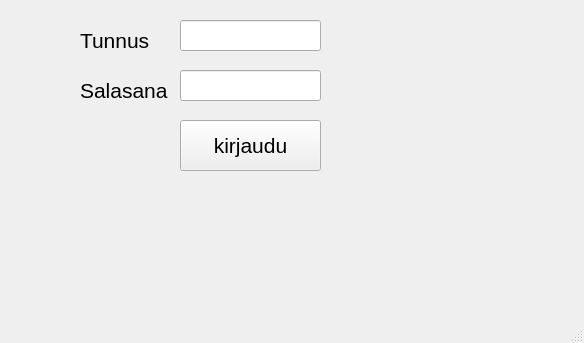
<?xml version="1.0" encoding="UTF-8"?>
<ui version="4.0">
 <class>MainWindow</class>
 <widget class="QMainWindow" name="MainWindow">
  <property name="geometry">
   <rect>
    <x>0</x>
    <y>0</y>
    <width>584</width>
    <height>343</height>
   </rect>
  </property>
  <property name="font">
   <font>
    <pointsize>16</pointsize>
   </font>
  </property>
  <property name="windowTitle">
   <string>MainWindow</string>
  </property>
  <widget class="QWidget" name="centralwidget">
   <widget class="QLabel" name="label">
    <property name="geometry">
     <rect>
      <x>80</x>
      <y>30</y>
      <width>91</width>
      <height>21</height>
     </rect>
    </property>
    <property name="text">
     <string>Tunnus</string>
    </property>
   </widget>
   <widget class="QLabel" name="label_2">
    <property name="geometry">
     <rect>
      <x>80</x>
      <y>80</y>
      <width>91</width>
      <height>21</height>
     </rect>
    </property>
    <property name="text">
     <string>Salasana</string>
    </property>
   </widget>
   <widget class="QLineEdit" name="textUsername">
    <property name="geometry">
     <rect>
      <x>180</x>
      <y>20</y>
      <width>141</width>
      <height>31</height>
     </rect>
    </property>
   </widget>
   <widget class="QLineEdit" name="textPassword">
    <property name="geometry">
     <rect>
      <x>180</x>
      <y>70</y>
      <width>141</width>
      <height>31</height>
     </rect>
    </property>
   </widget>
   <widget class="QPushButton" name="btnLogin">
    <property name="geometry">
     <rect>
      <x>180</x>
      <y>120</y>
      <width>141</width>
      <height>51</height>
     </rect>
    </property>
    <property name="text">
     <string>kirjaudu</string>
    </property>
   </widget>
  </widget>
  <widget class="QMenuBar" name="menubar">
   <property name="geometry">
    <rect>
     <x>0</x>
     <y>0</y>
     <width>584</width>
     <height>33</height>
    </rect>
   </property>
  </widget>
  <widget class="QStatusBar" name="statusbar"/>
 </widget>
 <resources/>
 <connections/>
</ui>
